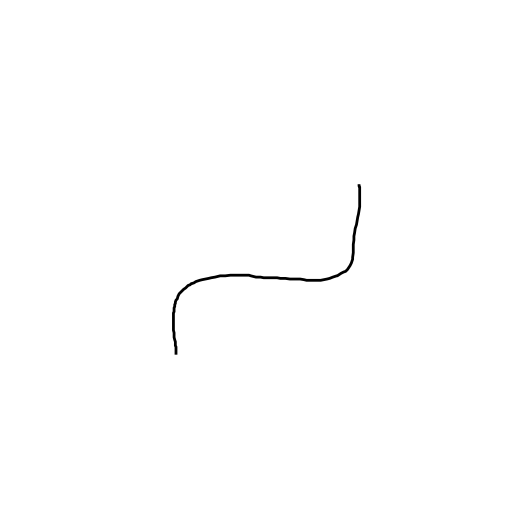
#> input picture data/sketches/drawing_20250825_013130.png, 512 x 512 px
$ python -i contour_service.py   (imports and definitions only)
#> lines starting #> are read from the running program, lines starting #| are printed output that depends on the picture; after the words box and inside, x2 and y2 are one past the last pixel; in counts of white or black regions, pixels touching at a corner belong together
#> further down, picture is the input picture: shape (512, 512, 3); min 0, max 255, mean 254.1
"""Service for extracting contours from images."""

import cv2
import numpy as np
from typing import List


def extract_contours(
    image: np.ndarray, lo: int = 150, hi: int = 200, min_length: int = 50
) -> List[np.ndarray]:
    """Extract contours from grayscale image using Canny edge detection.

    Args:
        image: Grayscale image as numpy array
        lo: Lower threshold for Canny edge detection
        hi: Higher threshold for Canny edge detection
        min_length: Minimum contour length to keep

    Returns:
        List of contour arrays (each shape (N, 2))
    """
#> called with lo = 150, hi = 200, min_length = 50
    blurred = cv2.GaussianBlur(image, (5, 5), 0)
    canny_img = cv2.Canny(blurred, lo, hi)
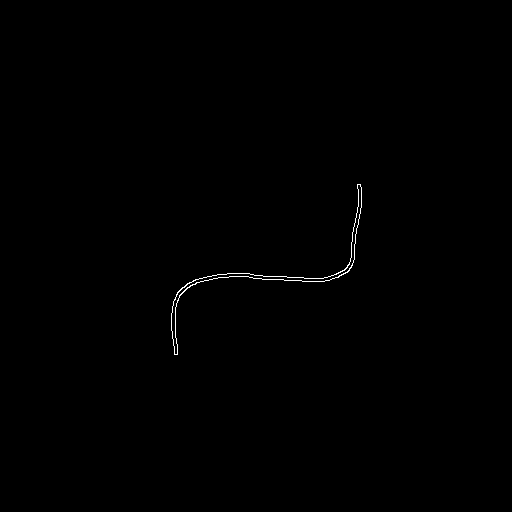
#> canny_img: shape (512, 512); 0.26% white in thin lines or dots, all inside (x1, y1, x2, y2) = (171, 184, 362, 355)
    contours, _ = cv2.findContours(canny_img, cv2.RETR_EXTERNAL, cv2.CHAIN_APPROX_NONE)
#> contours = 1 contour; box (x1, y1, x2, y2) and area: (171, 184, 362, 355) 1063
    contours_squeezed = [c.squeeze() for c in contours if len(c) > min_length]
#> contours_squeezed = 1 item
    return contours_squeezed


def extract_contours_from_image_bytes(
    image_bytes: bytes, lo: int = 150, hi: int = 200, min_length: int = 50
) -> List[np.ndarray]:
    """Extract contours from image bytes.

    Args:
        image_bytes: Image data as bytes (PNG, JPEG, etc.)
        lo: Lower threshold for Canny edge detection
        hi: Higher threshold for Canny edge detection
        min_length: Minimum contour length to keep

    Returns:
        List of contour arrays (each shape (N, 2))
    """
    # Convert bytes to numpy array
    nparr = np.frombuffer(image_bytes, np.uint8)
    image = cv2.imdecode(nparr, cv2.IMREAD_GRAYSCALE)

    if image is None:
        raise ValueError("Failed to decode image")

    return extract_contours(image, lo, hi, min_length)

>>> import cv2
>>> picture = cv2.imread('../../data/sketches/drawing_20250825_013130.png')
>>> result = extract_contours(picture)
#> result = 1 item

$ run again, on data/sketches/weird.png
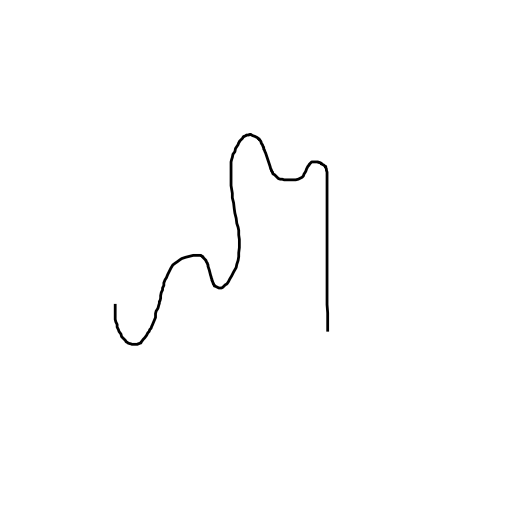
#> input picture data/sketches/weird.png, 512 x 512 px
#> picture is the input picture: shape (512, 512, 3); min 0, max 255, mean 253.2
#> in extract_contours, `canny_img = cv2.Canny(blurred, lo, hi)`:
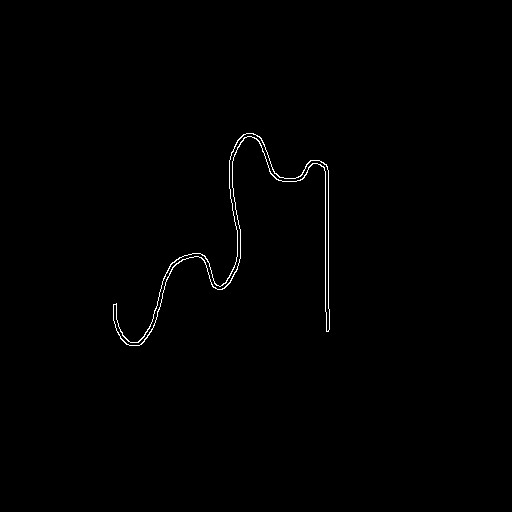
#> canny_img: shape (512, 512); 0.55% white in thin lines or dots, all inside (x1, y1, x2, y2) = (113, 133, 330, 346)
#> contours = 1 contour; box (x1, y1, x2, y2) and area: (113, 133, 330, 346) 2178
#> contours_squeezed = 1 item
